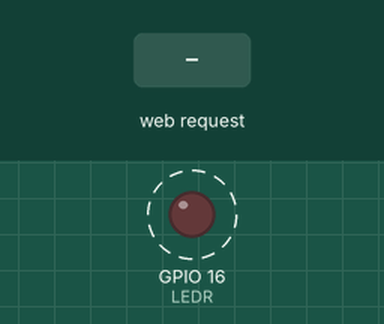
The sketch below on a simulated ESP8266 (NodeMCU). Shown: output pins drawn as LEDs (lit = HIGH). Dashed ring = blinking. Inputs (shaded band) come from the test bench. What the sketch prints to the serial monitor is not drawn.

Above: at 1.2 s.
1.3 s: HTTP request GET /json1 received
4.3 s: HTTP request GET /json2 received
Timing chart, 0 to 13.3 s (numbered marks = the images above; inputs shaded):
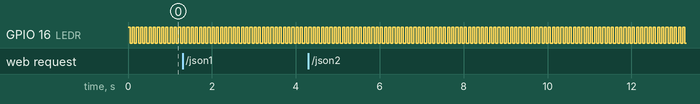

The sketch:

server.ino
```cpp
/**
 *  @ File: server.ino
 *
 *  @ Author: André Vargas (https://github.com/andrevargas22)
 *
 *  @ This code runs a small Soft Access Point on a ESP8266 that is able to send and recieve
 *  http requests, which can send and receive data from sensors to an application, for example.
 *  On this example there is an LED connected to pin 16 to show to user when a client is connected
 *  to the server.
 *
*/

/***************
 * Libraries
****************/
#include <ESP8266WiFi.h>
#include <ESP8266WebServer.h>
#include <ArduinoJson.h>

/***************
 * Setup
****************/
#define BAUD_RATE 115200

// Status LED
#define LEDR 16

// Define login and password for client requests
const char* CLIENT_LOGIN = "admin";
const char* CLIENT_PASSWORD = "esp12f";

// JSON files:
DynamicJsonDocument doc1(2048);
DynamicJsonDocument doc2(2048);

// JSON variables:
int var1, var2, var3, var4, var5;

// Web Server:
ESP8266WebServer server(80);

/*************
 * Functions
**************/
// Set the Access Point
void setSoftAP(){

  Serial.println("");
  Serial.println("Setting soft-AP ... ");
  boolean result = WiFi.softAP("ESPsoftAP_01", "pass-to-soft-AP");

  // Soft AP ready
  if(result == true){
      Serial.println("Ready");
      IPAddress IP = WiFi.softAPIP();
      Serial.print("AP IP address: ");
      Serial.println(IP);
  }

  // Soft AP failed
  else{
      Serial.println("Failed!");
  }

  Serial.println("");

}

// Send Json with data after receiving a request
void sendJson() {

    // Server auth
    if (!server.authenticate(CLIENT_LOGIN, CLIENT_PASSWORD)) {
        String message1 = "Error 403 - Authentication Failed!";
        Serial.println(message1);
        server.send(403, "text/plain", message1);
        return;
    }

    Serial.println("*** JSON Requested ***");

    // Random JSON definition, you can change this up to your needs, using sensor readings for example
    doc1["Var1"] = 300;
    doc1["Var2"] = 12;
    doc1["Var3"] = 31;
    doc1["Var4"] = 15;
    doc1["Var5"] = 201;

    String json1 = "";

    // Serialize and send Json
    serializeJson(doc1, json1);
    Serial.print("Sent: ");
    Serial.println(json1);
    Serial.println("");
    server.send(200, "application/json", json1);

}

// Recieve Json from client
void receiveJson() {

    // Print received json
    Serial.println("*** JSON Received ***");
    String json2 = server.arg("plain");
    Serial.print("Received ->");
    Serial.println(json2);

    // Deserialize:
    deserializeJson(doc2, json2);
    var1 = doc2["Var1"];
    var2 = doc2["Var2"];
    var3 = doc2["Var3"];
    var4 = doc2["Var4"];
    var5 = doc2["Var5"];

    // Print all info received in separated variables:
    Serial.print("Variable 1: ");
    Serial.println(var1);

    Serial.print("Variable 2: ");
    Serial.println(var2);

    Serial.print("Variable 3: ");
    Serial.println(var3);

    Serial.print("Variable 4: ");
    Serial.println(var4);

    Serial.print("Variable 5: ");
    Serial.println(var5);
    Serial.println("");

    server.send(200);

}

// Handle not found requests
void handleNotFound() {
    Serial.println("Error 404 - Not Found");
    String message2 = "Error 404 - Not Found!";
    server.send(404, "text/plain", message2);

}

/*************
* Setup
*************/
void setup() {

    // Begin Serial
    Serial.begin(BAUD_RATE);

    // Status LED
    pinMode(LEDR, OUTPUT);
    digitalWrite(LEDR, HIGH);

    // Start Soft Access Point
    setSoftAP();

    // HTTP requests addresses
    server.on("/json1", sendJson);
    server.on("/json2", receiveJson);
    server.onNotFound(handleNotFound);

    // Begin Server
    server.begin();
}

/*************
* Loop
*************/
void loop() {

    // Checks constantly if there is a connection, and lights an LED if that is the case, otherwise keeps blinking
    if(WiFi.softAPgetStationNum() == 0){
      digitalWrite(LEDR, HIGH);
      delay(50);
      digitalWrite(LEDR, LOW);
      delay(50);
    }

    else{
      digitalWrite(LEDR, LOW);
    }

    // Wait for requests
    server.handleClient();

}
```

Measured:
- by itself, GPIO 16 (LEDR): alternates HIGH for 0.05 s and LOW for 0.05 s
